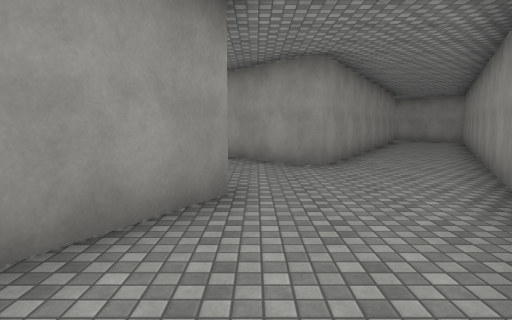
[1] (above)

24 first-person views from a walk through a scene from a Unity 3-D project. The camera is 1.5 m above the floor, tilts 6° down and sees 75° across. The floor is counted in squares, 2 m on a side. Each view is taken from the middle of a square. On the plan, view 1 faces up. The plan holds only what a view shows up to about 11 squares ahead; the rest is blank. The place goes on beyond the plan. Surface patterns are stand-ins for the level's own textures.

[2]
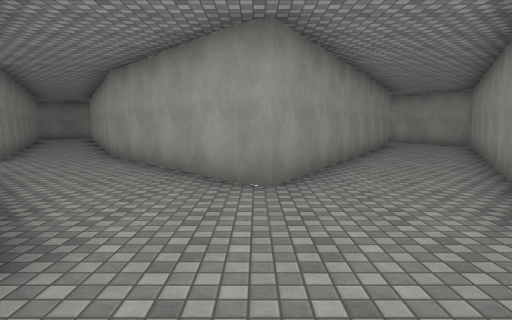

[3]
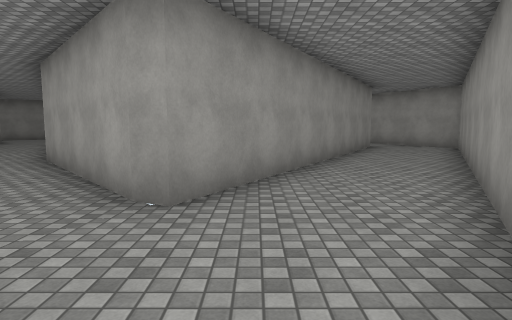

[4]
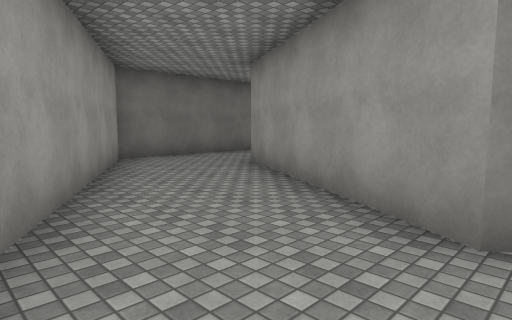

[5]
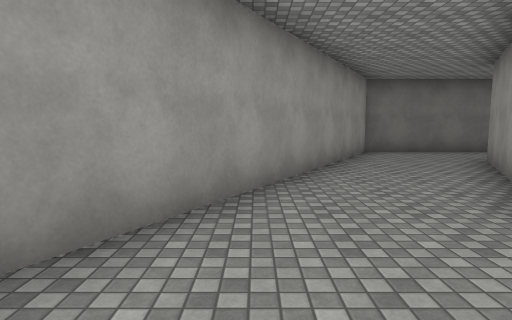

[6]
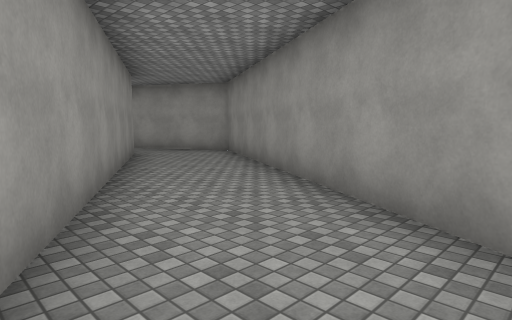

[7]
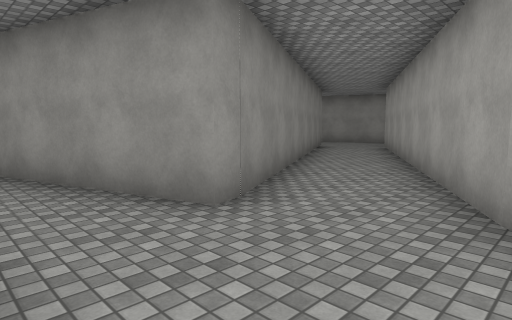

[8]
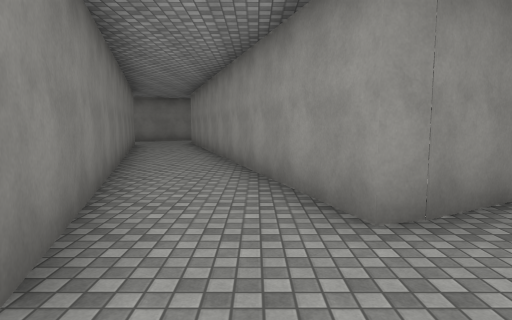

[9]
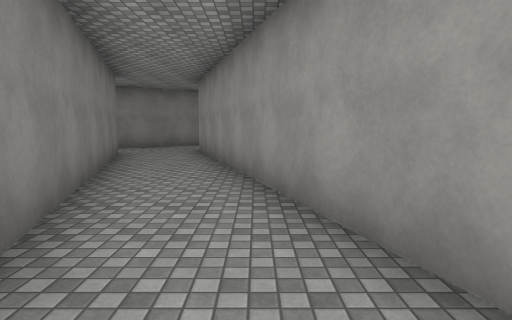

[10]
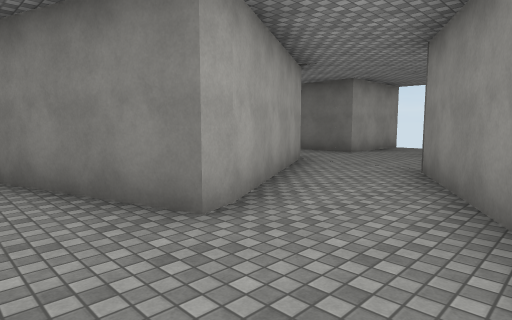

[11]
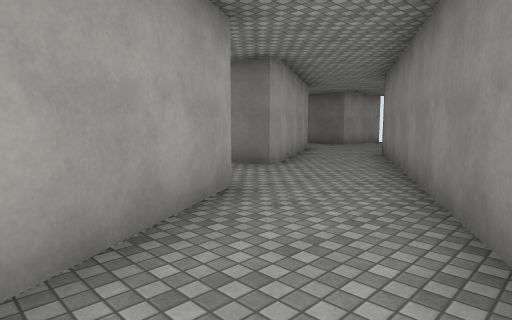

[12]
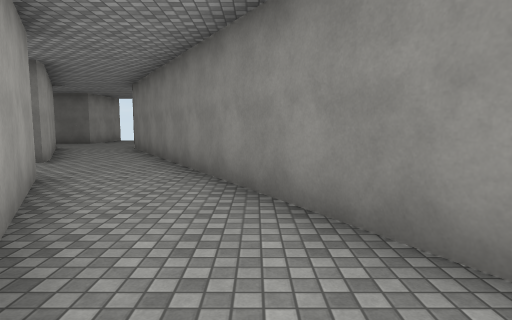

[13]
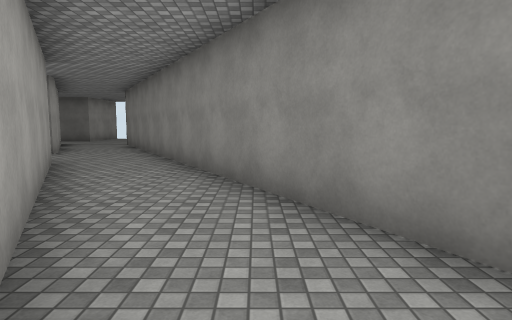

[14]
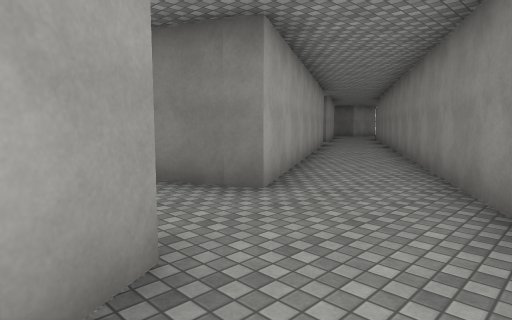

[15]
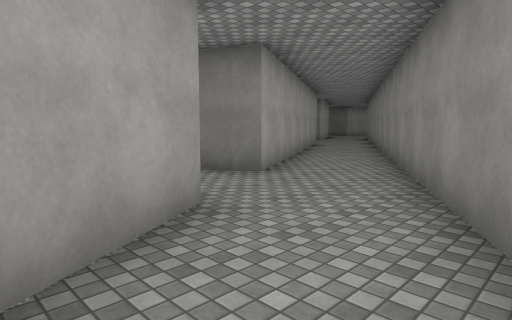

[16]
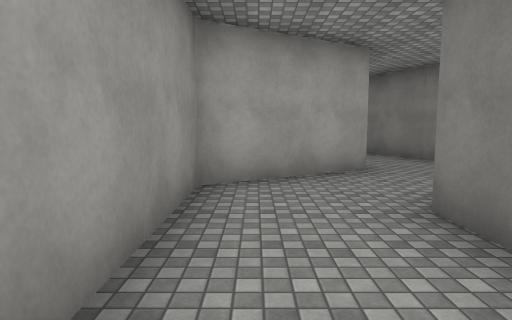

[17]
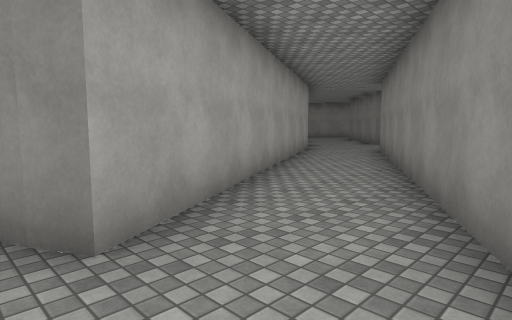

[18]
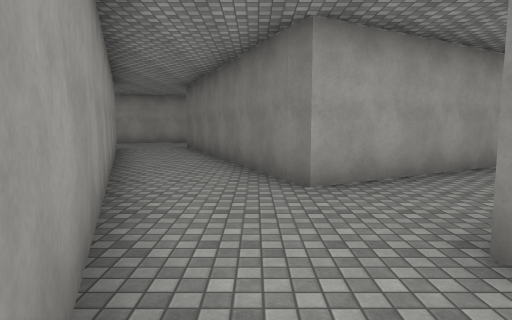

[19]
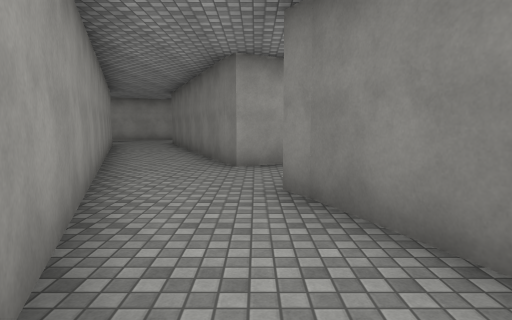

[20]
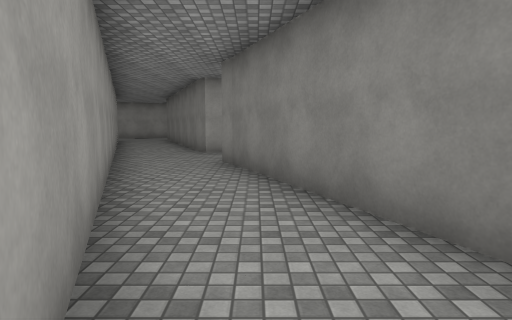

[21]
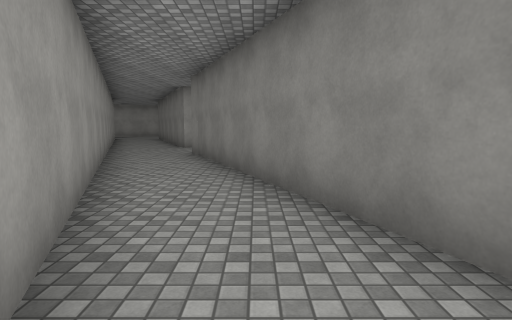

[22]
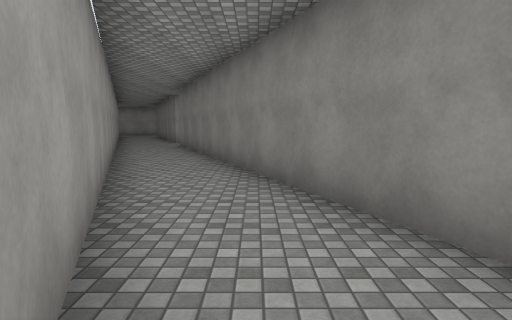

[23]
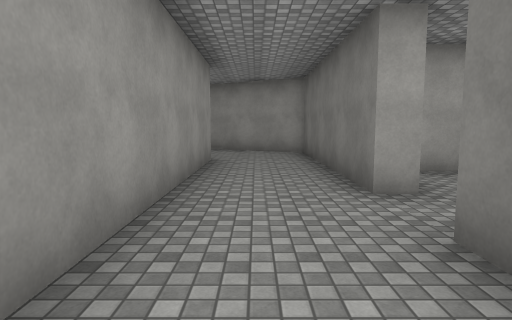

[24]
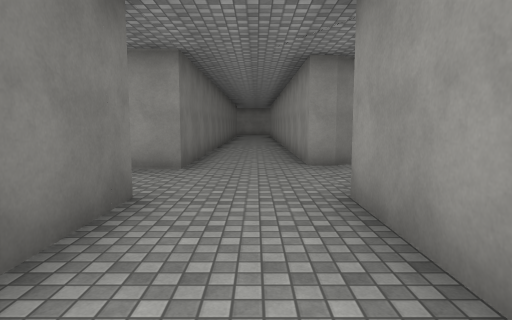

### Floor plan
Points are (right, up) in squares from view 1. A wall is a line through its corners. A room is listed if a view was taken in it or the views show most of it. See-through windows are left out.
Room 1 (views 1, 2, 3, 4, 5, 6, 7, 8, 9, 24)
walls: (-0.3, 3.6) (-2.9, -1) (-9.6, -1); (-2.4, 9.9) (-3, 11); (-4.6, 9.5) (-4.4, 8.9) (-7.7, 7.9); (-6.4, 6) (-3.3, 6.9); (5.8, 14.5) (1.1, 6.1) (0.8, 6.3) (-2.5, 10.1); (-6.4, -3.3) (-1, -3.3) (8.5, 13.7) (6.8, 16.6); (-8.5, -3.3) (-7.9, -3.3)
ways out: opening at (-9, -2) to room 10; opening at (-7, 7) to room 11; opening at (-7, -3); opening at (-4, 10)
Room 2 (views 10, 11)
walls: (-14.7, 5.7) (-15.9, 5.3) (-17.9, 8.9); (-14.6, 2.8) (-14.7, 3.4) (-13.3, 3.8); (-20, 8) (-16.2, 1.1); (-14, 1.9) (-14.6, 3)
ways out: opening at (-19, 8) to room 3; opening at (-15, 1) to room 10; opening at (-14, 5) to room 11
Room 3 (view 12)
walls: (-21.1, 10) (-20, 8); (-17.9, 8.9) (-19, 10.9)
ways out: opening at (-19, 8) to room 2; opening at (-20, 10) to room 4
Room 4 (views 13, 22)
walls: (-21.4, 15.1) (-21.9, 15.9); (-19, 10.9) (-20.3, 13.2) (-19.9, 13.4) (-18.3, 14); (-23.7, 14.7) (-21.1, 10)
ways out: opening at (-20, 10) to room 3; opening at (-23, 15) to room 5; opening at (-19, 15) to room 9
Room 5 (views 14, 15, 16)
walls: (-25.1, 15.5) (-24.1, 15.5); (-21.9, 15.9) (-22.9, 17.7) (-26.1, 17.7)
ways out: opening at (-23, 15) to room 4
Room 6 (views 17, 18)
walls: (-7, 18.3) (-6.6, 18.6); (-6.7, 18.6) (-3.5, 19.9); (-9.6, 17.4) (-9.1, 17.7); (-11.3, 16.8) (-9.5, 17.5); (-4.6, 21.8) (-12.7, 18.6)
ways out: opening at (-12, 18) to room 7; opening at (-8, 18); opening at (-4, 21)
Room 7 (view 19)
walls: (-13.4, 16) (-11.3, 16.8); (-12.7, 18.6) (-14.7, 17.8)
ways out: opening at (-12, 18) to room 6; opening at (-14, 17) to room 8
Room 8 (view 20)
walls: (-16.4, 14.8) (-13.4, 16); (-14.7, 17.8) (-17.8, 16.6)
ways out: opening at (-14, 17) to room 7; opening at (-17, 16) to room 9
Room 9 (view 21)
walls: (-18.3, 14) (-16.4, 14.8); (-17.8, 16.6) (-20.3, 15.6)
ways out: opening at (-19, 15) to room 4; opening at (-17, 16) to room 8
Room 10 (view 23)
walls: (-16.2, 1.1) (-15.2, -0.6) (-15.2, -1) (-19.9, -1); (-20.1, -3.3) (-14.7, -3.3) (-14.7, -4.1); (-12.4, -6.1) (-12.4, -3.3) (-10.6, -3.3); (-9.6, -1) (-12.3, -1) (-14, 1.9)
ways out: opening at (-9, -2) to room 1; opening at (-15, 1) to room 2; gap at (-12, -6)
Room 11 (no view inside)
walls: (-7.7, 7.9) (-14.7, 5.7); (-13.3, 3.8) (-6.4, 6)
ways out: opening at (-7, 7) to room 1; opening at (-14, 5) to room 2

Where each view was taken, in squares from view 1:
view 1: 0 up, 0 right, facing up
view 2: 2 up, 1 right, facing up
view 3: 3 up, 2 right, facing up
view 4: 4 up, 2 right, facing down-left
view 5: 6 up, 2 right, facing down
view 6: 6 up, 2 right, facing up-right
view 7: 7 up, 2 left, facing up-left
view 8: 8 up, 2 left, facing left
view 9: 7 up, 6 left, facing left
view 10: 5 up, 17 left, facing down-right
view 11: 8 up, 19 left, facing down-right
view 12: 10 up, 19 left, facing down
view 13: 12 up, 20 left, facing down
view 14: 16 up, 23 left, facing down-right
view 15: 17 up, 24 left, facing down-right
view 16: 17 up, 27 left, facing right
view 17: 19 up, 9 left, facing down-right
view 18: 19 up, 11 left, facing right
view 19: 18 up, 13 left, facing right
view 20: 17 up, 16 left, facing right
view 21: 16 up, 18 left, facing right
view 22: 15 up, 21 left, facing right
view 23: 2 down, 10 left, facing right
view 24: 2 down, 9 left, facing left
